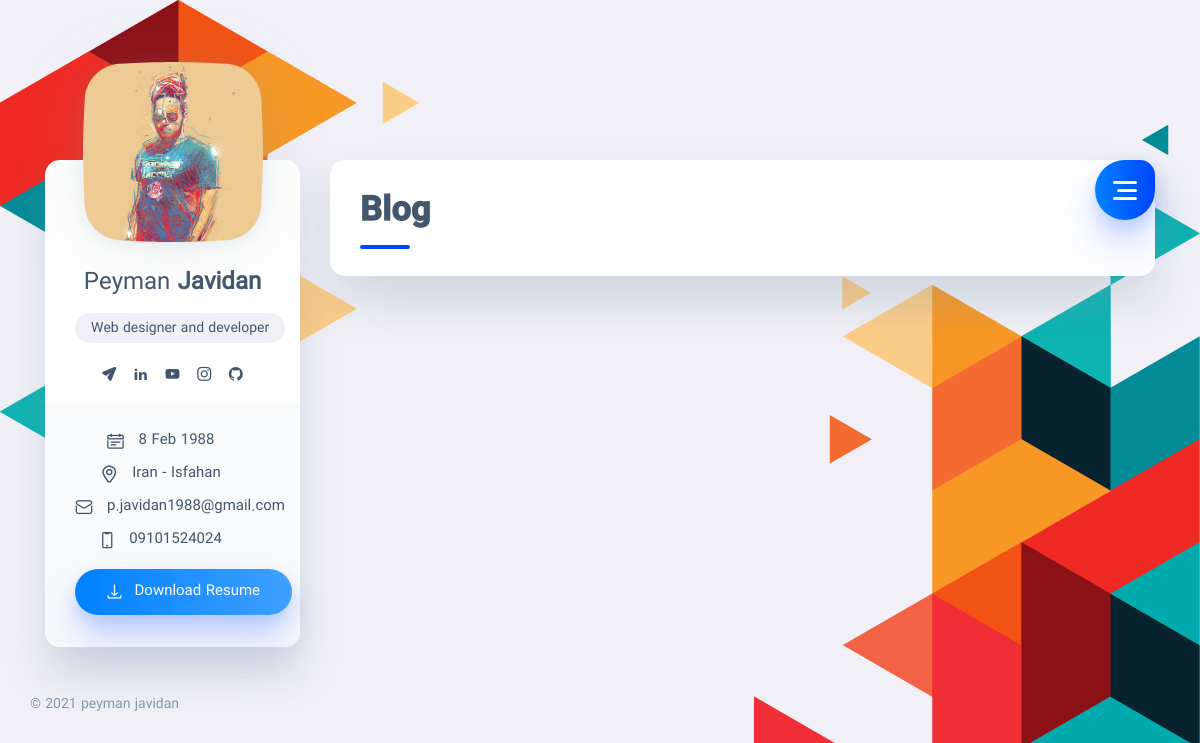
Page /blog_en/ on the earlier database version.
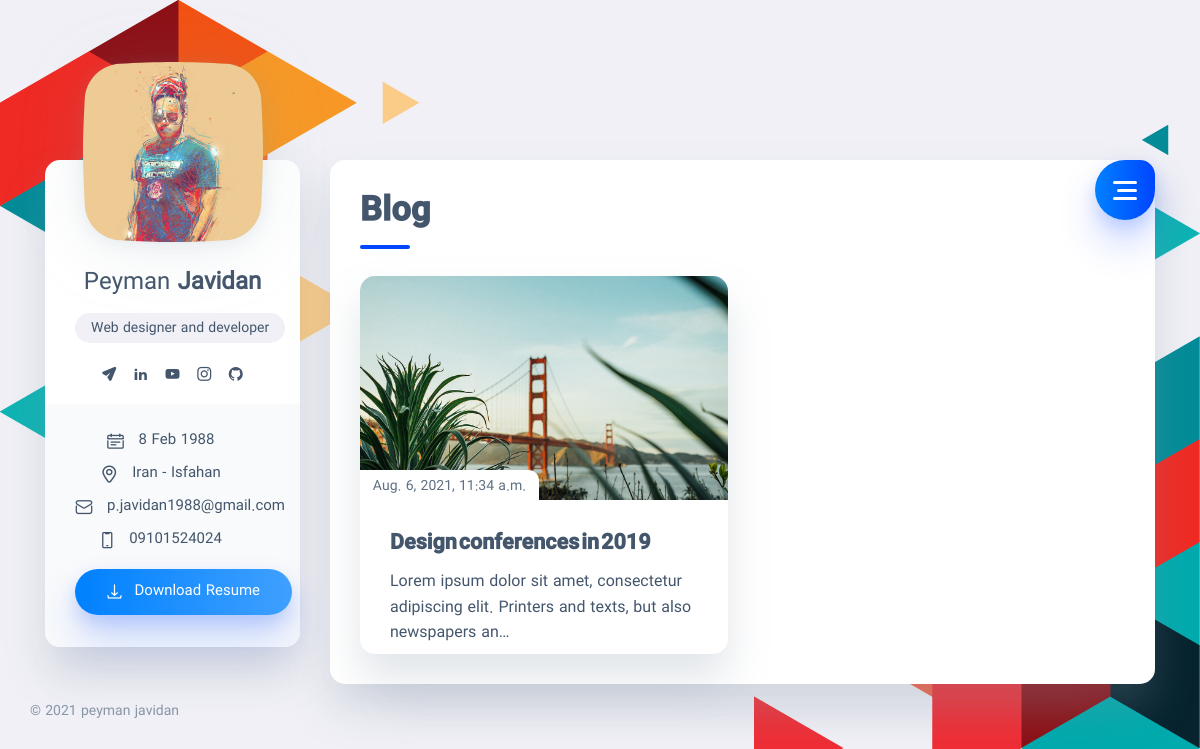
Same page on the later database version.
### home_en/models.py (models this page shows, shortened)
class Blog_en(models.Model):
    title = models.CharField(max_length=255)
    img = models.ImageField(blank=True, upload_to='images/blog/%Y/%m/%d/')
    description = RichTextUploadingField()
    create_at = models.DateTimeField(auto_now_add=True)
    update_at = models.DateTimeField(auto_now=True)
    class Meta:
        verbose_name = 'Blog_en'
        verbose_name_plural = 'Blog_en'

### home_en/views.py (the view)
# urls.py: path('blog_en/', Home_enviews.blog_en, name='blog_en'),
def blog_en(request):
    blog_en = Blog_en.objects.order_by('title')
    setting_en = Setting_en.objects.get(pk=2)
    context = {
        'blog_en': blog_en,
        'setting_en': setting_en,
    }
    return render(request, 'all_blogs_en.html', context)

### home/templates/all_blogs_en.html (shortened to what the changed rows need)
{% extends 'homebase_en.html' %}
{% load static %}
{% block body %}
    <main class="main">
        <div class="container gutter-top">
            <div class="row sticky-parent">
                <div class="col-12 col-md-12 col-xl-9">
                    <div class="box pb-0">
                        <div class="pb-2">
                            <h1 class="title title--h1 title__separate">Blog</h1>
                        </div>
                        <div class="news-grid pb-0">
                            {% for rs in blog_en %}
                            <article class="news-item box">
                                <div class="news-item__image-wrap overlay overlay--45">
                                    <div class="news-item__date">{{ rs.create_at }}</div>
                                    <a class="news-item__link" href="/blog_en/{{ rs.id }}"></a>
                                    <img class="cover lazyload" src="{{ rs.img.url }}" alt=""/>
                                </div>
                                <div class="news-item__caption">
                                    <h2 class="title title--h4">{{ rs.title }}</h2>
                                    {{ rs.description|striptags|truncatechars:100|safe }}
                                </div>
                            </article>
                            {% endfor %}
                        </div>
                    </div>
                </div>
            </div>
        </div>
    </main>
    </body>
    </html>
{% endblock body %}

Differences in the rows shown:
added Blog_en: create_at "Aug. 6, 2021, 11:34 a.m.", img (picture), title "Design conferences in 2019", description "Lorem ipsum dolor sit amet, consectetur adipiscing elit. Printers and texts, but also newspapers an…"
